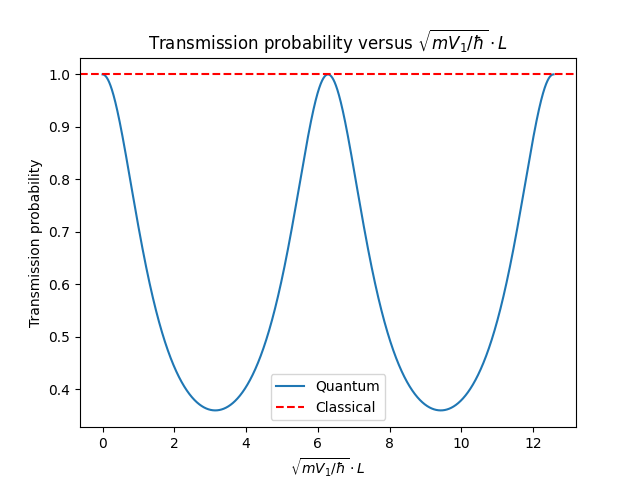

The Python source for this figure:
import numpy as np
import matplotlib.pyplot as plt

# Define the function for the transmission probability
def T(x):
    return 9 / (17 - 8*np.cos(x))

# Define the range of x values to plot
x = np.linspace(0, 4*np.pi, 10000)

# Evaluate the function for each x value
y = T(x)

# Create the plot
plt.plot(x, y, label="Quantum")
plt.xlabel(r"$\sqrt{mV_{1}/\hbar} \cdot L$")
plt.ylabel("Transmission probability")
plt.title("Transmission probability versus $\sqrt{mV_{1}/\hbar} \cdot L$")

# Add a horizontal line at y=1
plt.axhline(y=1, color='r', linestyle='--', label="Classical")

# Add a legend to the plot
plt.legend()

plt.savefig("A finite potential barrier T.png")
plt.show()
